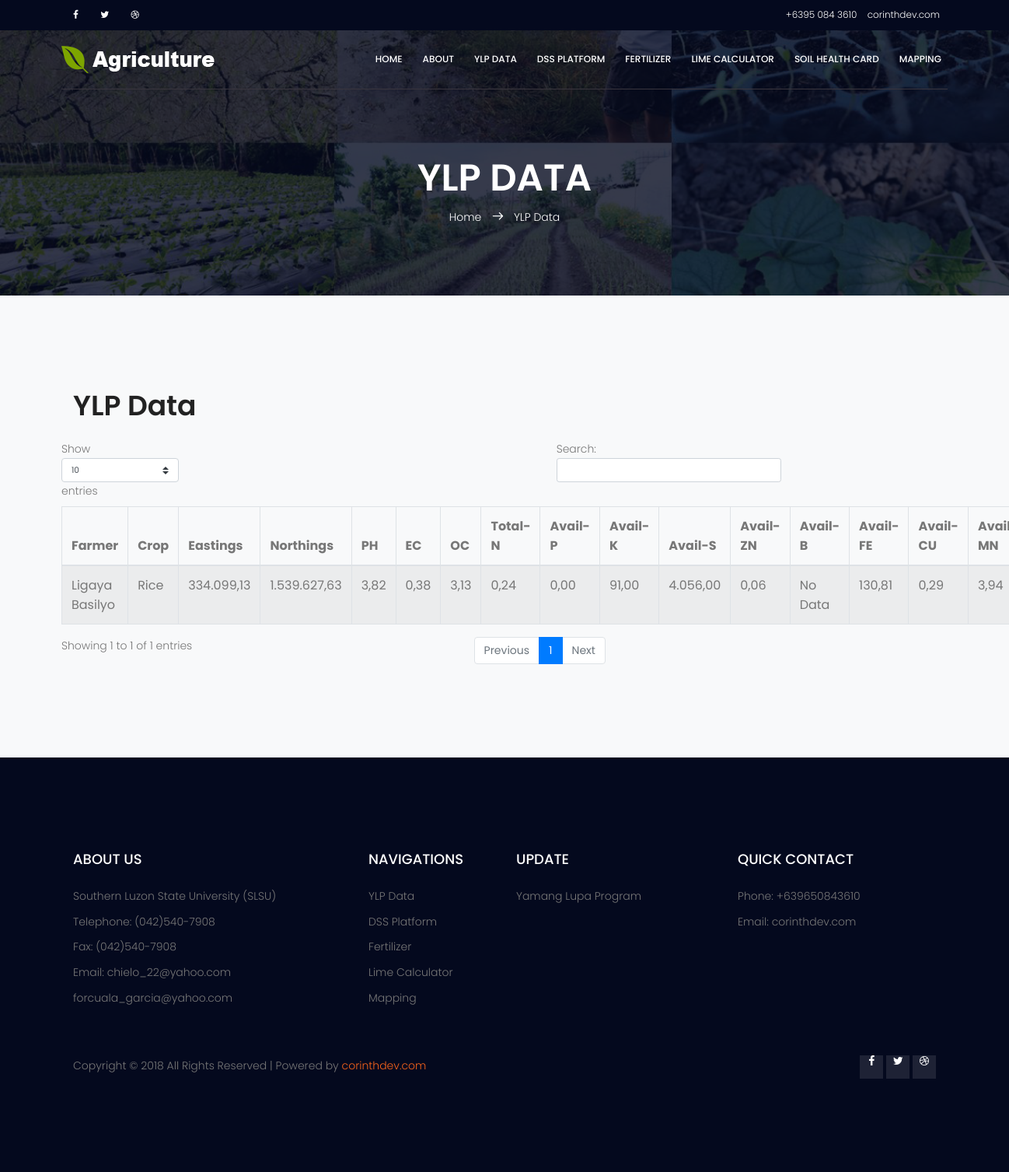
The app's page /ylp_data.php with its own data.
### tables this page shows
CREATE TABLE `ylp_table` (
  `id` int(11) NOT NULL,
  `ylp_farmer` varchar(199) NOT NULL,
  `ylp_crop` varchar(199) NOT NULL,
  `ylp_eastings` varchar(199) NOT NULL,
  `ylp_northings` varchar(199) NOT NULL,
  `ylp_ph` varchar(199) NOT NULL,
  `ylp_ec` varchar(199) NOT NULL,
  `ylp_oc` varchar(199) NOT NULL,
  `ylp_total_n` varchar(199) NOT NULL,
  `ylp_avail_p` varchar(199) NOT NULL,
  `ylp_avail_k` varchar(199) NOT NULL,
  `ylp_avail_s` varchar(199) NOT NULL,
  `ylp_avail_zn` varchar(199) NOT NULL,
  `ylp_avail_b` varchar(199) NOT NULL,
  `ylp_avail_fe` varchar(199) NOT NULL,
  `ylp_avail_cu` varchar(199) NOT NULL,
  `ylp_avail_mn` varchar(199) NOT NULL,
  `date` timestamp(6) NOT NULL DEFAULT CURRENT_TIMESTAMP(6) ON UPDATE CURRENT_TIMESTAMP(6)
);

### ylp_data.php (the view, shortened to what this page needs)
<?php include 'frontend_links/links.php' ?>
      <?php include 'navigation/user_header.php' ?>
      <section class="banner-area relative about-banner" id="home">
          <div class="overlay overlay-bg"></div>
          <div class="container">
              <div class="row d-flex align-items-center justify-content-center">
                  <div class="about-content col-lg-12">
                      <h1 class="text-white">
                          YLP DATA
                      </h1>
                      <p class="text-white link-nav"><a href="index.php">Home </a>  <span class="lnr lnr-arrow-right"></span>  <a href="ylp_data.php"> YLP Data</a></p>
                  </div>
              </div>
          </div>
      </section>
      <section class="events-list-area section-gap event-page-lists bg-light">
          <div class="container">
              <h1>YLP Data</h1><br>
              <div class="row">
                  <div class="col-lg-12">
                      <div class="row">
                      	<table id="ylp_datatable" class="table table-striped table-bordered">
				        <thead>
				            <tr>
				                <th>Farmer</th>
				                <th>Crop</th>
				                <th>Eastings</th>
				                <th>Northings</th>
				                <th>PH</th>
				                <th>EC</th>
				                <th>OC</th>
				                <th>Total-N</th>
				                <th>Avail-P</th>
				                <th>Avail-K</th>
				                <th>Avail-S</th>
				                <th>Avail-ZN</th>
				                <th>Avail-B</th>
				                <th>Avail-FE</th>
				                <th>Avail-CU</th>
				                <th>Avail-MN</th>
				            </tr>
				        </thead>
				        <tbody>
				            <?php
			                      include 'admin/connection.php';
			                      $table = mysqli_query($conn, "SELECT * FROM ylp_table");
			                      while($row = mysqli_fetch_array($table)) {
			                    ?>
			                    <tr id="<?php echo $row['id'];?>">
			                       <td><?php echo $row['ylp_farmer']?></td>
			                       <td><?php echo $row['ylp_crop']?></td>
			                       <td><?php echo $row['ylp_eastings']?></td>
			                       <td><?php echo $row['ylp_northings']?></td>
			                       <td><?php echo $row['ylp_ph']?></td>
			                       <td><?php echo $row['ylp_ec']?></td>
			                       <td><?php echo $row['ylp_oc']?></td>
			                       <td><?php echo $row['ylp_total_n']?></td>
			                       <td><?php echo $row['ylp_avail_p']?></td>
			                       <td><?php echo $row['ylp_avail_k']?></td>
			                       <td><?php echo $row['ylp_avail_s']?></td>
			                       <td><?php echo $row['ylp_avail_zn']?></td>
			                       <td><?php echo $row['ylp_avail_b']?></td>
			                       <td><?php echo $row['ylp_avail_fe']?></td>
			                       <td><?php echo $row['ylp_avail_cu']?></td>
			                       <td><?php echo $row['ylp_avail_mn']?></td>
			                    </tr>
			                <?php } ?>
				        </tbody>
				    </table>
                      </div>
                  </div>
              </div>
          </div>
      </section>
      <?php include 'navigation/footer.php' ?>

### css/main.css (style rules this page uses)
body { color:#777;font-family:"Poppins",sans-serif;font-size:14px;font-weight:300;line-height:1.625em;position:relative }
a { -webkit-transition:all 0.3s ease 0s;-moz-transition:all 0.3s ease 0s;-o-transition:all 0.3s ease 0s;transition:all 0.3s ease 0s }
a,a:focus,a:hover { text-decoration:none;outline:0 }
h1,h2,h3,h4,h5,h6 { font-family:"Poppins",sans-serif;color:#222;line-height:1.2em !important;margin-bottom:0;margin-top:0;font-weight:600 }
h1,.h1 { font-size:36px }
td,th { border-radius:0px }
.text-white { color:#fff }
.relative { position:relative }
.overlay { position:absolute;left:0;right:0;top:0;bottom:0 }
h1 { font-size:36px }
h1,h2,h3,h4,h5,h6 { line-height:1.5em }
.section-gap { padding:120px 0 }
.banner-area { background:url(../img/banner-bg.jpg) right;background-size:cover }
.banner-area .overlay-bg { background-color:rgba(4,9,30,0.8) }
.link-nav { margin-top:10px;margin-bottom:0px }
.about-banner { background:url(../img/top-banner.jpg) right no-repeat;background-size:cover }
.about-content { margin-top:110px;padding:90px 0px;text-align:center }
.about-content h1 { font-size:48px;font-weight:600 }
.about-content a { color:#fff;font-weight:300;font-size:14px }
.about-content .lnr { margin:0px 10px;font-weight:600 }

### records on screen
ylp_table: ylp_farmer "Ligaya Basilyo", ylp_crop "Rice", ylp_eastings "334.099,13", ylp_northings "1.539.627,63", ylp_ph "3,82", ylp_ec "0,38", ylp_oc "3,13", ylp_total_n "0,24", ylp_avail_p "0,00", ylp_avail_k "91,00", ylp_avail_s "4.056,00", ylp_avail_zn "0,06", ylp_avail_b "No Data", ylp_avail_fe "130,81", ylp_avail_cu "0,29", ylp_avail_mn "3,94"
